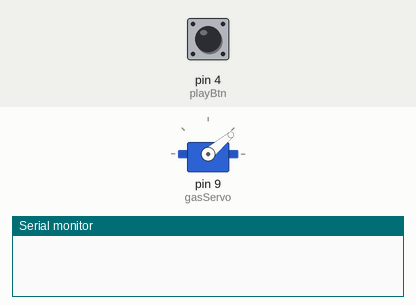
A sketch run on a simulated Arduino Uno, built with avr-gcc and run on an emulated ATmega328P. On the bench: servo, the last lines printed to the serial monitor. The inputs (shaded band) are chosen by the test bench; at power-on: pin 4 (playBtn) LOW.

Above: at 2.2 s.
2.3 s: pin 4 (playBtn) pulled HIGH for 0.15 s
At 3.9 s:
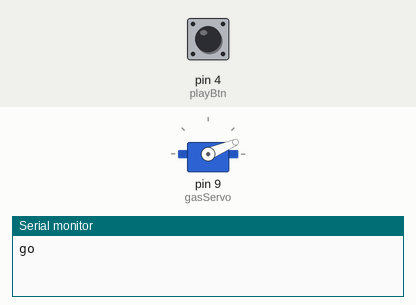
5.4 s: pin 4 (playBtn) pulled HIGH for 1 s
8.4 s: pin 4 (playBtn) pulled HIGH for 3.2 s
At 13.0 s:
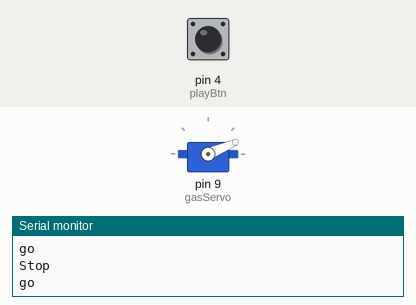
Timing chart, 0 to 20.6 s (numbered marks = the images above; inputs shaded):
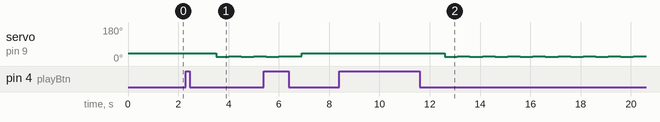

The sketch:

hillClimbV1.1.ino
```cpp
/************************************************/
#include <Servo.h>
/************************************************/

Servo gasServo;//create servo object

int gasOn=    23; //
int gasOff=   26; //Servo angle key
int gasQuit= 40;

int playBtn=  4; //

int playState =  0;

void setup()
{
  pinMode(playBtn, INPUT);
  Serial.begin(9600);  // start serial port at 9600 bps:
  gasServo.attach(9);//attachs the servo on pin 9 to servo object
  gasServo.write(gasQuit);
  delay(1000);//wait for a second
}
/*************************************************/
void loop()
{
  gasServo.write(gasQuit); //off

  if(digitalRead(playBtn)==1)
  {
    gasServo.write(gasQuit); //off
    while(digitalRead(playBtn)==1)
    {
      delay(100);
    }
    playState=1;
    delay(500);
  }

  while(playState==1)
  {
    delay(500);
    gasServo.write(gasOn); //on
    Serial.println("go");

    delay(500);
    gasServo.write(gasOff); //off
    Serial.println("Stop");

    if (digitalRead(playBtn)==1)
    {
      while(digitalRead(playBtn)==1)
      {
      delay(100);
      }
      playState=0;
      delay(500);
    }
  }
}
```

Measured:
- after the input at 2.3 s, servo on pin 9 (gasServo): alternates 26° for 0.50 s and 23° for 0.50 s, starting after 1.2 s
- after the input at 8.4 s, servo on pin 9 (gasServo): alternates 26° for 0.50 s and 23° for 0.50 s, starting after 4.2 s
